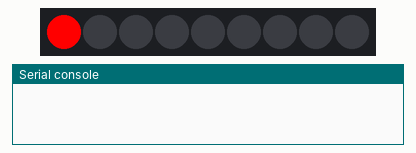
Recording of a program running on a simulated ESP32 board running MicroPython. Shown: 9 RGB LEDs in strip order, left to right, the last lines printed to the serial console.

Above: at 0.1 s.
At 0.7 s:
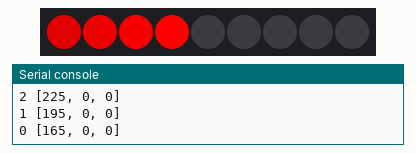
At 1.51 s:
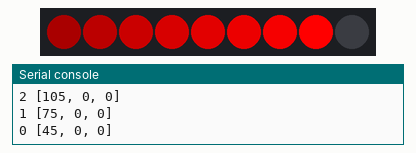
At 9.56 s:
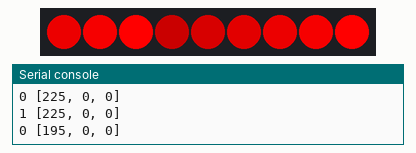
At 20.04 s:
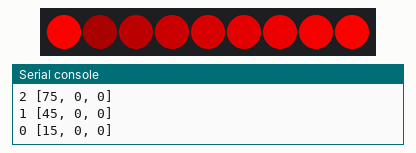
At 39.77 s:
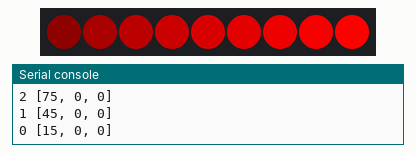

The program:

neo_fade.py
```python
from machine import Pin
import neopixel
import time
pin = Pin(15, Pin.OUT)
np = neopixel.NeoPixel(pin, 9)

def clear():
    for i in range(9):
        np[i] = [0,0,0]
    np.write()

while True:
    for i in range(9):
        #clear()
        np[i] = [255,0,0]
        for r in range(i-1, -1, -1):
            rt = list(np[r])
            rt[0] = rt[0] - 30
            np[r] = rt
            print(r, rt)

        np.write()
        time.sleep_ms(200)
```
